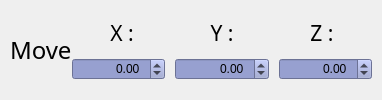
        <widget class="QWidget" name="moveWidget" native="true">
         <property name="minimumSize">
          <size>
           <width>0</width>
           <height>0</height>
          </size>
         </property>
         <layout class="QHBoxLayout" name="horizontalLayout_7" stretch="1,6">
          <property name="spacing">
           <number>0</number>
          </property>
          <property name="leftMargin">
           <number>10</number>
          </property>
          <property name="topMargin">
           <number>0</number>
          </property>
          <property name="rightMargin">
           <number>10</number>
          </property>
          <property name="bottomMargin">
           <number>0</number>
          </property>
          <item>
           <widget class="QLabel" name="labelMove">
            <property name="font">
             <font>
              <family>Optima</family>
              <pointsize>18</pointsize>
             </font>
            </property>
            <property name="text">
             <string>Move</string>
            </property>
            <property name="margin">
             <number>0</number>
            </property>
           </widget>
          </item>
          <item>
           <layout class="QVBoxLayout" name="verticalLayoutMove" stretch="1,2">
            <property name="spacing">
             <number>0</number>
            </property>
            <property name="topMargin">
             <number>7</number>
            </property>
            <property name="bottomMargin">
             <number>5</number>
            </property>
            <item>
             <layout class="QHBoxLayout" name="horizontalLayoutMove1">
              <item>
               <widget class="QLabel" name="labelX">
                <property name="minimumSize">
                 <size>
                  <width>100</width>
                  <height>25</height>
                 </size>
                </property>
                <property name="maximumSize">
                 <size>
                  <width>100</width>
                  <height>25</height>
                 </size>
                </property>
                <property name="font">
                 <font>
                  <family>Optima</family>
                  <pointsize>16</pointsize>
                 </font>
                </property>
                <property name="text">
                 <string>X :</string>
                </property>
                <property name="alignment">
                 <set>Qt::AlignCenter</set>
                </property>
                <property name="margin">
                 <number>5</number>
                </property>
               </widget>
              </item>
              <item>
               <widget class="QLabel" name="labelY">
                <property name="minimumSize">
                 <size>
                  <width>100</width>
                  <height>25</height>
                 </size>
                </property>
                <property name="maximumSize">
                 <size>
                  <width>100</width>
                  <height>25</height>
                 </size>
                </property>
                <property name="font">
                 <font>
                  <family>Optima</family>
                  <pointsize>16</pointsize>
                 </font>
                </property>
                <property name="text">
                 <string>Y :</string>
                </property>
                <property name="alignment">
                 <set>Qt::AlignCenter</set>
                </property>
                <property name="margin">
                 <number>5</number>
                </property>
               </widget>
              </item>
              <item>
               <widget class="QLabel" name="labelZ">
                <property name="minimumSize">
                 <size>
                  <width>100</width>
                  <height>25</height>
                 </size>
                </property>
                <property name="maximumSize">
                 <size>
                  <width>100</width>
                  <height>25</height>
                 </size>
                </property>
                <property name="font">
                 <font>
                  <family>Optima</family>
                  <pointsize>16</pointsize>
                 </font>
                </property>
                <property name="text">
                 <string>Z :</string>
                </property>
                <property name="alignment">
                 <set>Qt::AlignCenter</set>
                </property>
                <property name="margin">
                 <number>5</number>
                </property>
               </widget>
              </item>
             </layout>
            </item>
            <item>
             <layout class="QHBoxLayout" name="horizontalLayoutMove2">
              <property name="spacing">
               <number>10</number>
              </property>
              <item>
               <widget class="QDoubleSpinBox" name="xSpinBox">
                <property name="styleSheet">
                 <string notr="true">QDoubleSpinBox {
    padding-right: 5px;
    background-color: rgb(151, 160, 208);
}</string>
                </property>
                <property name="alignment">
                 <set>Qt::AlignRight|Qt::AlignTrailing|Qt::AlignVCenter</set>
                </property>
                <property name="minimum">
                 <double>-100.000000000000000</double>
                </property>
                <property name="maximum">
                 <double>100.000000000000000</double>
                </property>
                <property name="singleStep">
                 <double>0.100000000000000</double>
                </property>
               </widget>
              </item>
              <item>
               <widget class="QDoubleSpinBox" name="ySpinBox">
                <property name="styleSheet">
                 <string notr="true">QDoubleSpinBox {
    padding-right: 5px;
    background-color: rgb(151, 160, 208);
}</string>
                </property>
                <property name="alignment">
                 <set>Qt::AlignRight|Qt::AlignTrailing|Qt::AlignVCenter</set>
                </property>
                <property name="minimum">
                 <double>-100.000000000000000</double>
                </property>
                <property name="maximum">
                 <double>100.000000000000000</double>
                </property>
                <property name="singleStep">
                 <double>0.100000000000000</double>
                </property>
               </widget>
              </item>
              <item>
               <widget class="QDoubleSpinBox" name="zSpinBox">
                <property name="styleSheet">
                 <string notr="true">QDoubleSpinBox {
    padding-right: 5px;
    background-color: rgb(151, 160, 208);
}</string>
                </property>
                <property name="alignment">
                 <set>Qt::AlignRight|Qt::AlignTrailing|Qt::AlignVCenter</set>
                </property>
                <property name="minimum">
                 <double>-1000.000000000000000</double>
                </property>
                <property name="maximum">
                 <double>1000.000000000000000</double>
                </property>
                <property name="singleStep">
                 <double>0.100000000000000</double>
                </property>
               </widget>
              </item>
             </layout>
            </item>
           </layout>
          </item>
         </layout>
        </widget>
